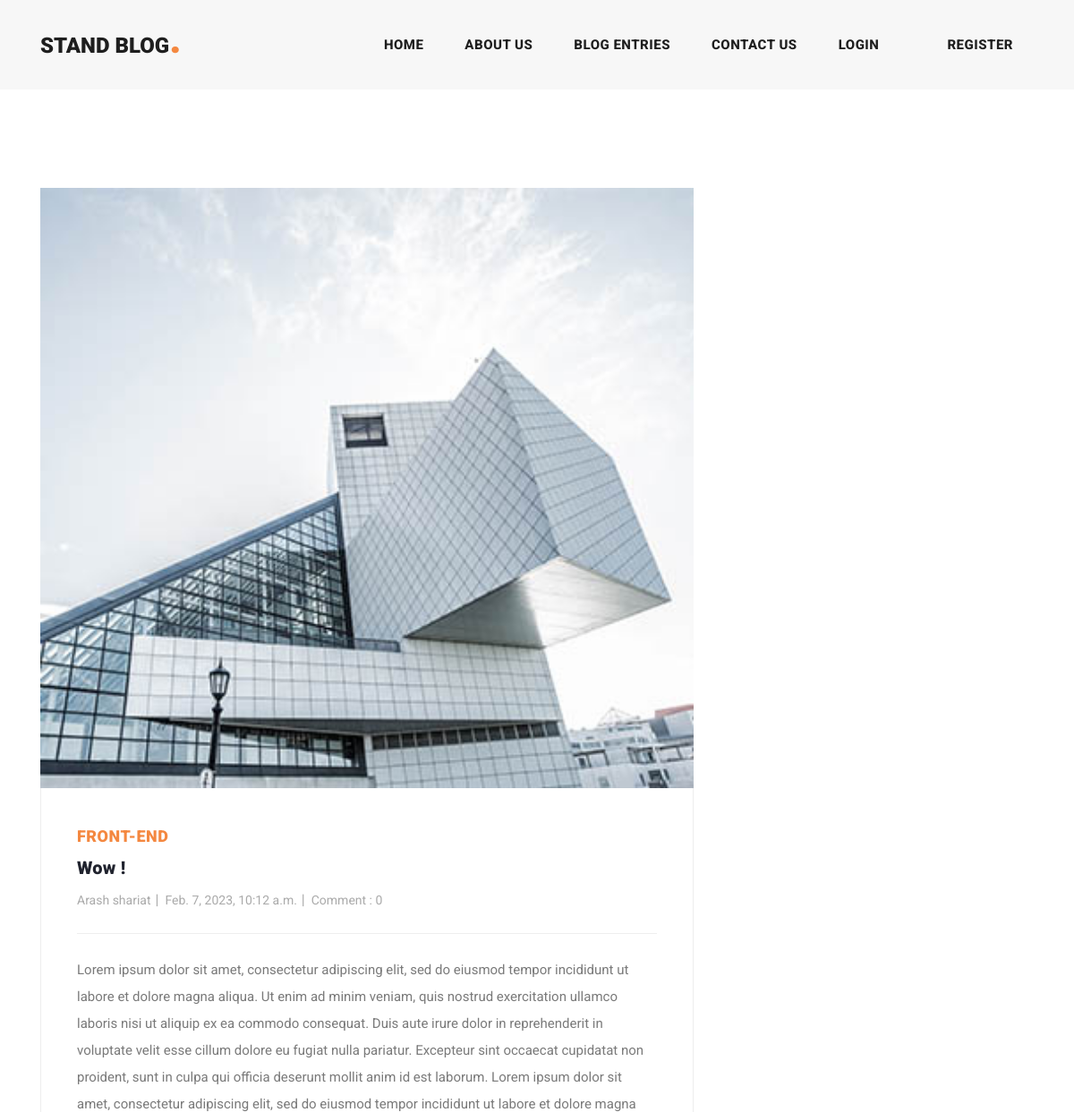
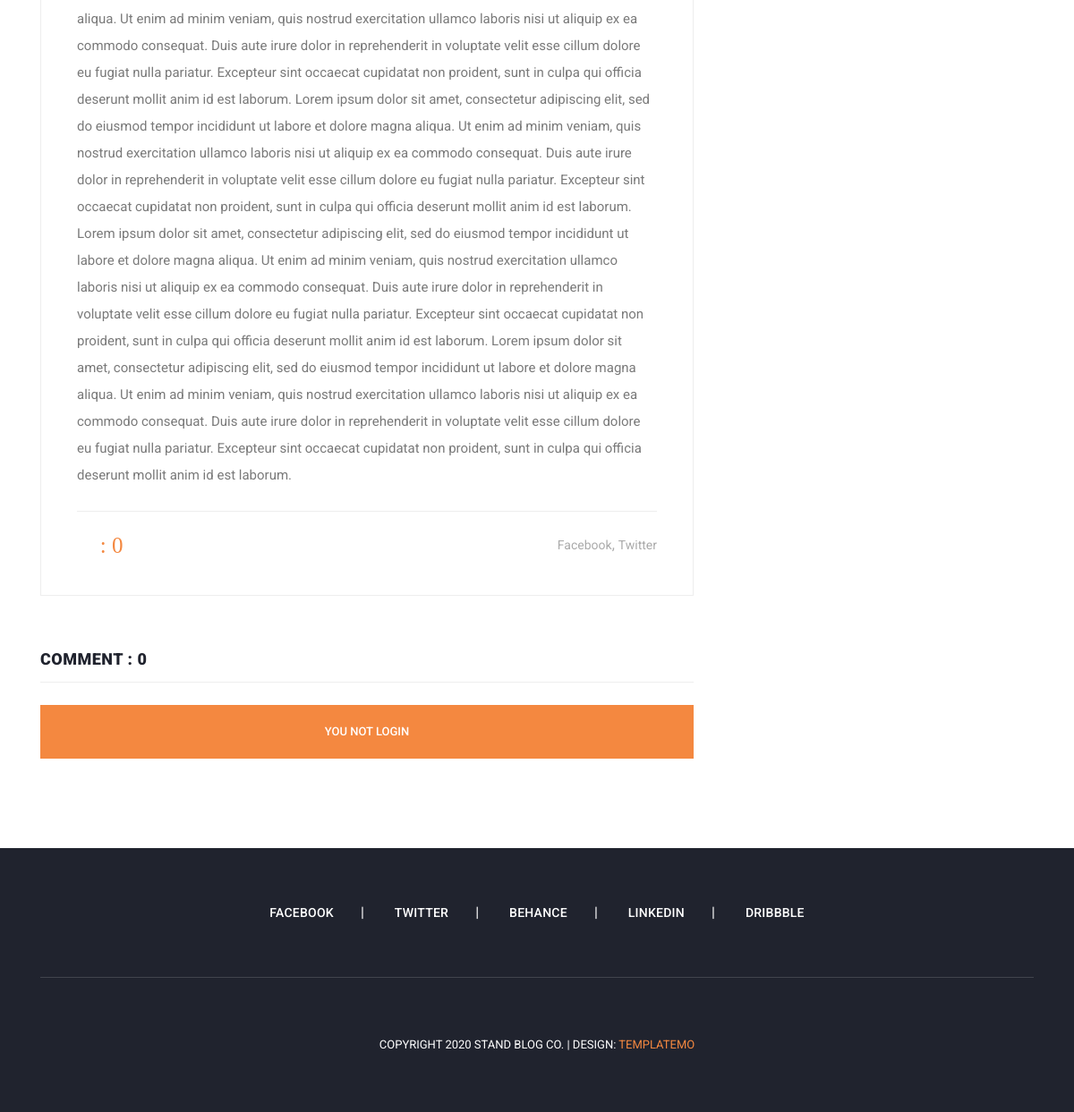
The page /detail/wow on the database its author committed (2 pictures, top to bottom).
### blogentries_app/models.py (models this page shows, shortened)
class Post(models.Model):
    riter = models.ForeignKey(User, null=True, on_delete=models.SET_NULL,)
    category = models.ManyToManyField(Category)
    title = models.CharField(max_length=50, unique=True)
    body = models.TextField()
    date_published = models.DateTimeField(auto_now_add=True)
    updated = models.DateTimeField(auto_now=True)
    image = models.ImageField(upload_to='images/post')
    slug = models.SlugField(unique=True, blank=True)
    class Meta:
        ordering = ('-date_published', 'updated',)

class Category(models.Model):
    title = models.CharField(max_length=70)
    def __str__(self):
        return f"{self.title}"

### account_app/models.py (models this page shows, shortened)
class User(AbstractBaseUser):
    email = models.EmailField(
        verbose_name='email address',
        max_length=255,
        unique=True,
    )
    fullname = models.CharField(max_length=100)
    image = models.ImageField(upload_to='media/', blank=True)
    is_active = models.BooleanField(default=True)
    is_admin = models.BooleanField(default=False)
    objects = UserManager()
    USERNAME_FIELD = 'email'
    REQUIRED_FIELDS = []

### blogentries_app/views.py (the view)
# urls.py: path('detail/<slug:slug>', views.detail, name='detail'),
def detail(request, slug):
    post = get_object_or_404(Post, slug=slug)
    if request.method == 'POST':
        parent_id = request.POST.get('parent_id')
        body = request.POST.get('body')
        Comment.objects.create(body=body, post=post, user=request.user, parent_id=int(parent_id))
    context = {
        'post': post
    }
    return render(request, 'blogentries_app/post-details.html', context)

### context_processors/context_processors.py (called while the page is built)
def recent_post(request):
    recent_post  = Post.objects.all()[:3]
    return {'recent_post': recent_post}

def category_list(request):
    category = Category.objects.all()
    return {'category': category}

### blogentries_app/templates/blogentries_app/post-details.html (shortened to what this page needs)
{% extends 'base.html' %}
{% load static %}
{% block content %}
    <body>
    <div class="heading-page header-text">
    </div>
    <section class="blog-posts grid-system">
        <div class="container">
            <div class="row">
                <div class="col-lg-8">
                    <div class="all-blog-posts">
                        <div class="row">
                            <div class="col-lg-12">
                                <div class="blog-post">
                                    <div class="blog-thumb">
                                        <img src="{{ post.image.url }}" alt="">
                                    </div>
                                    <div class="down-content">
                                        <span>{{ post.category.all.0 }}</span>
                                        <a href="post-details.html"><h4>{{ post.title }}</h4></a>
                                        <ul class="post-info">
                                            <li><a href="#">{{ post.riter.fullname }}</a></li>
                                            <li><a href="#">{{ post.date_published }}</a></li>
                                            <li><a href="#">Comment : {{ post.comments.count }}</a></li>
                                        </ul>
                                        <p>{{ post.body }}</p>
                                        <div class="post-options">
                                            <div class="row">
                                                <div class="col-6">
                                                    <ul class="post-tags">
                                                        <li>
                                                            <a href="{% url "blogentries_app:like" post.slug post.id %}">
                                                                <i style="font-size: 25px" class="fa fa-heart-o"> : {{ post.likes.count }}</i>
                                                            </a>
                                                        </li>
                                                    </ul>
                                                </div>
                                                <div class="col-6">
                                                    <ul class="post-share">
                                                        <li><i class="fa fa-share-alt"></i></li>
                                                        <li><a href="#">Facebook</a>,</li>
                                                        <li><a href="#"> Twitter</a></li>
                                                    </ul>
                                                </div>
                                            </div>
                                        </div>
                                    </div>
                                </div>
                            </div>
                            <div class="col-lg-12">
                                <div class="sidebar-item comments">
                                    <div class="sidebar-heading">
                                        <h2>Comment : {{ post.comments.count }}</h2>
                                    </div>
                                </div>
                            </div>
                            {% if request.user.is_authenticated %}
                                <div class="col-lg-12">
                                <div class="sidebar-item submit-comment">
                                    <div class="sidebar-heading">
                                        <h2>Your comment</h2>
                                    </div>
                                    <div class="content">
                                        <form id="comment" action="#" method="post">
                                            {% csrf_token %}
                                            <div class="row">
                                                <input type="hidden" id="parent_id" name="parent_id" value="">
                                                <div class="col-lg-12">
                                                    <fieldset>
                                                            <textarea name="body" rows="6" id="body"
                                                                      placeholder="Type your comment"
                                                                      required=""></textarea>
                                                    </fieldset>
                                                </div>
                                                <div class="col-lg-12">
                                                    <fieldset>
                                                        <button type="submit" id="form-submit" class="main-button">
                                                            Submit
                                                        </button>
                                                    </fieldset>
                                                </div>
                                            </div>
                                        </form>
                                    </div>
                                </div>
                            {% else %}
                                <div class="col-lg-12">
                                    <div class="main-button">
                                        <a href="{% url 'account_app:login' %}">You Not Login</a>
                                    </div>
                                </div>
                            {% endif %}
                            </div>
                        </div>
                    </div>
                </div>
            </div>
    </section>
    </body>
{% endblock %}

### assets/css/templatemo-stand-blog.css (style rules this page uses)
body { font-family: 'Roboto', sans-serif; overflow-x: hidden; text-rendering: optimizeLegibility; -webkit-font-smoothing: antialiased; -moz-osx-font-smoothing: grayscale; }
p { margin-bottom: 0px; font-size: 15px; font-weight: 400; color: #7a7a7a; line-height: 30px; }
a { text-decoration: none!important; }
ul { padding: 0; margin: 0; list-style: none; }
h1,h2,h3,h4,h5,h6 { margin: 0px; }
.main-button a { display: inline-block; background-color: #f48840; color: #fff; font-size: 13px; font-weight: 500; padding: 12px 20px; text-transform: uppercase; transition: all .3s; }
.heading-page { padding-top: 110px; }
.blog-posts { margin-top: 100px; }
.blog-posts .blog-post { margin-bottom: 30px; }
.blog-posts .blog-thumb img { width: 100%; overflow: hidden; }
.blog-posts .down-content { padding: 40px; border-right: 1px solid #eee; border-left: 1px solid #eee; border-bottom: 1px solid #eee; }
.blog-posts .down-content span { font-size: 18px; text-transform: uppercase; letter-spacing: 0.5px; font-weight: 900; color: #f48840; }
.blog-posts .down-content h4 { font-size: 24px; text-transform: capitalize; letter-spacing: 0.5px; font-weight: 900; color: #20232e; margin: 10px 0px 12px 0px; }
.blog-posts .down-content ul.post-info li { display: inline-block; margin-right: 8px; }
.blog-posts .down-content ul.post-info li:after { content: '|'; color: #aaa; margin-left: 8px; }
.blog-posts .down-content h4 { font-size: 20px; letter-spacing: 0.25px; }
.grid-system .down-content ul.post-info li { margin-right: 3px; }
.grid-system .down-content ul.post-info li:after { margin-left: 5px; }
.blog-posts .down-content ul.post-info li:last-child::after { display: none; }
.blog-posts .down-content ul.post-info li a { font-size: 14px; color: #aaa; font-weight: 400; transition: all .3s; }
.blog-posts .down-content p { padding: 25px 0px; margin: 25px 0px; border-top: 1px solid #eee; border-bottom: 1px solid #eee; }
.blog-posts .down-content ul.post-share { text-align: right; }
.blog-posts .down-content ul.post-tags li, .blog-posts .down-content ul.post-share li { display: inline-block; }
.blog-posts .down-content ul.post-tags li:first-child i, .blog-posts .down-content ul.post-share li:first-child i { color: #f48840; margin-right: 5px; }
.blog-posts .down-content ul.post-tags li, .blog-posts .down-content ul.post-share li { color: #aaa; }
.blog-posts .down-content ul.post-tags li a, .blog-posts .down-content ul.post-share li a { font-size: 14px; color: #aaa; font-weight: 400; transition: all .3s; }
.blog-posts .main-button a { height: 60px; line-height: 60px; padding: 0px; width: 100%; text-align: center; }
.blog-posts .sidebar-heading h2 { font-size: 18px; text-transform: uppercase; font-weight: 900; letter-spacing: 0.5px; color: #20232e; border-bottom: 1px solid #eee; padding-bottom: 15px; margin-bottom: 25px; }
.blog-posts .comments { margin-top: 30px; }

### rows shown on the page
Post: image (picture), category.all.0 "FRONT-END", title "Wow !", riter.fullname "Arash shariat", date_published "Feb. 7, 2023, 10:12 a.m.", comments.count "0", body "Lorem ipsum dolor sit amet, consectetur adipiscing elit, sed do eiusmod tempor incididunt ut labore et dolore magna aliqua. Ut enim ad minim veniam, quis nostrud exercitation ullamco laboris nisi ut aliquip ex ea commodo consequat. Duis aute irure dolor in reprehenderit in voluptate velit esse cillum dolore eu fugiat nulla pariatur. Excepteur sint occaecat cupidatat non proident, sunt in culpa qui officia deserunt mollit anim id est laborum. Lorem ipsum dolor sit amet, consectetur adipiscing elit, sed do eiusmod tempor incididunt ut labore et dolore magna aliqua. Ut enim ad minim veniam, quis nostrud exercitation ullamco laboris nisi ut aliquip ex ea commodo consequat. Duis aute irure dolor…", likes.count "0"
